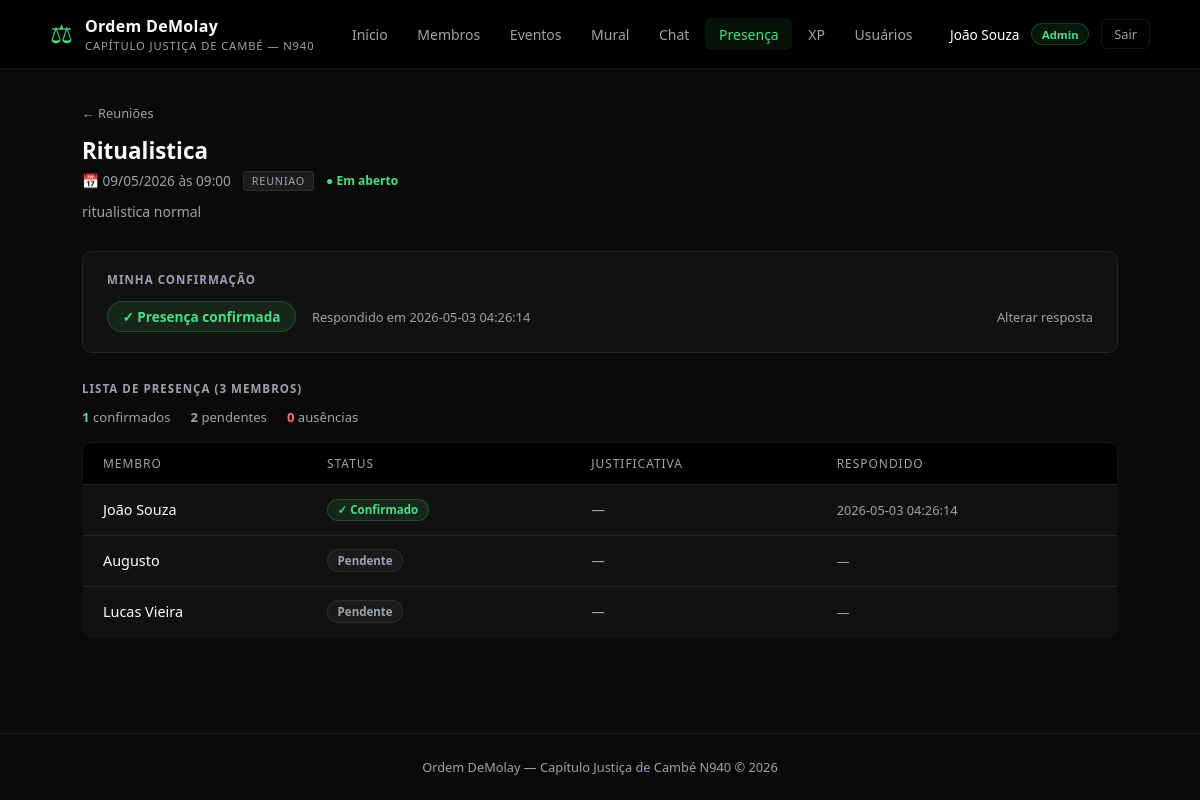
Page /presenca/reunioes/1 (signed in) on the committed database.
### tables this page shows
CREATE TABLE usuarios (
            id INTEGER PRIMARY KEY AUTOINCREMENT,
            username TEXT NOT NULL UNIQUE,
            senha_hash TEXT NOT NULL,
            nome TEXT NOT NULL,
            role TEXT NOT NULL DEFAULT 'membro'
        );

CREATE TABLE reunioes (
            id INTEGER PRIMARY KEY AUTOINCREMENT,
            titulo TEXT NOT NULL,
            descricao TEXT,
            data TEXT NOT NULL,
            hora TEXT NOT NULL DEFAULT '19:00',
            tipo TEXT NOT NULL DEFAULT 'reuniao',
            criado_por INTEGER REFERENCES usuarios(id),
            criado_em TEXT DEFAULT (datetime('now', 'localtime'))
        );

CREATE TABLE presencas (
            id INTEGER PRIMARY KEY AUTOINCREMENT,
            reuniao_id INTEGER NOT NULL REFERENCES reunioes(id) ON DELETE CASCADE,
            usuario_id INTEGER NOT NULL REFERENCES usuarios(id) ON DELETE CASCADE,
            status TEXT NOT NULL DEFAULT 'pendente',
            justificativa TEXT,
            respondido_em TEXT,
            UNIQUE(reuniao_id, usuario_id)
        );

### app.py (the view)
@app.route("/presenca/reunioes/<int:rid>")
@login_required
def presenca_detalhe(rid):
    conn    = get_db()
    reuniao = conn.execute("SELECT * FROM reunioes WHERE id = ?", (rid,)).fetchone()
    if not reuniao:
        flash("Reunião não encontrada.", "erro")
        conn.close()
        return redirect(url_for("presenca_reunioes"))
    minha = conn.execute(
        "SELECT * FROM presencas WHERE reuniao_id = ? AND usuario_id = ?",
        (rid, session["user_id"])
    ).fetchone()
    lista = conn.execute("""
        SELECT u.nome, u.role, p.status, p.justificativa, p.respondido_em
        FROM presencas p
        JOIN usuarios u ON u.id = p.usuario_id
        WHERE p.reuniao_id = ?
        ORDER BY
            CASE p.status
                WHEN 'confirmado'          THEN 1
                WHEN 'pendente'            THEN 2
                WHEN 'ausente_justificado' THEN 3
                ELSE 4 END, u.nome
    """, (rid,)).fetchall()
    conn.close()
    return render_template("presenca_detalhe.html",
                           reuniao=reuniao, minha=minha, lista=lista,
                           hoje=date.today().isoformat())

### app.py (called while the page is built)
def get_db():
    conn = sqlite3.connect(DB_PATH)
    conn.row_factory = sqlite3.Row
    return conn

def login_required(f):
    @wraps(f)
    def decorated(*args, **kwargs):
        if "user_id" not in session:
            return redirect(url_for("entrar", next=request.path))
        return f(*args, **kwargs)
    return decorated

### templates/presenca_detalhe.html (shortened to what this page needs)
{% extends "base.html" %}
{% block conteudo %}
<div style="margin-bottom:1.75rem;">
  <a href="{{ url_for('presenca_reunioes') }}" style="font-size:0.8rem; color:var(--texto-muted); text-decoration:none;">← Reuniões</a>
  <div style="display:flex; align-items:flex-start; justify-content:space-between; margin-top:0.75rem; gap:1rem; flex-wrap:wrap;">
    <div>
      <h2 style="font-size:1.4rem; font-weight:700; color:var(--texto); margin-bottom:0.3rem;">{{ reuniao.titulo }}</h2>
      <div style="display:flex; align-items:center; gap:0.75rem; flex-wrap:wrap;">
        <span style="font-size:0.85rem; color:var(--texto-muted);">
          📅 {{ reuniao.data[8:] }}/{{ reuniao.data[5:7] }}/{{ reuniao.data[:4] }} às {{ reuniao.hora }}
        </span>
        <span class="tipo-badge">{{ reuniao.tipo }}</span>
        {% if reuniao.data >= hoje %}
          <span style="font-size:0.75rem; color:var(--verde); font-weight:600;">● Em aberto</span>
        {% else %}
          <span style="font-size:0.75rem; color:var(--texto-muted);">Encerrado</span>
        {% endif %}
      </div>
      {% if reuniao.descricao %}
      <p style="margin-top:0.6rem; color:var(--texto-muted); font-size:0.875rem; line-height:1.6;">{{ reuniao.descricao }}</p>
      {% endif %}
    </div>
  </div>
</div>
{% if reuniao.data >= hoje %}
<div style="background:var(--superficie); border:1px solid var(--borda); border-radius:10px; padding:1.25rem 1.5rem; margin-bottom:1.75rem;">
  <div class="secao-titulo" style="margin-bottom:0.9rem;">Minha confirmação</div>
  {% if minha and minha.status != 'pendente' %}
  <div style="display:flex; align-items:center; gap:1rem; flex-wrap:wrap;">
    <span class="sbadge sbadge-{{ minha.status }}" style="font-size:0.85rem; padding:0.3rem 0.9rem;">
      {% if minha.status == 'confirmado' %}✓ Presença confirmada
      {% elif minha.status == 'ausente_justificado' %}Ausência justificada
      {% else %}Ausência registrada{% endif %}
    </span>
    <span style="font-size:0.8rem; color:var(--texto-muted);">Respondido em {{ minha.respondido_em }}</span>
    <span style="margin-left:auto; font-size:0.8rem; color:var(--texto-muted); cursor:pointer;"
          onclick="document.getElementById('form-resposta').style.display='block'; this.style.display='none';">Alterar resposta</span>
  </div>
  {% endif %}
</div>
{% endif %}
<div class="secao-titulo">Lista de presença ({{ lista | length }} membros)</div>
{% set confirmados = lista | selectattr('status','eq','confirmado') | list | length %}
{% set pendentes   = lista | selectattr('status','eq','pendente')   | list | length %}
<div style="display:flex; gap:1.25rem; margin-bottom:1rem; flex-wrap:wrap;">
  <span style="font-size:0.82rem;"><span style="color:var(--verde); font-weight:700;">{{ confirmados }}</span> <span style="color:var(--texto-muted);">confirmados</span></span>
  <span style="font-size:0.82rem;"><span style="color:var(--texto-muted); font-weight:700;">{{ pendentes }}</span> <span style="color:var(--texto-muted);">pendentes</span></span>
  <span style="font-size:0.82rem;"><span style="color:var(--vermelho); font-weight:700;">{{ lista | length - confirmados - pendentes }}</span> <span style="color:var(--texto-muted);">ausências</span></span>
</div>
<table>
  <thead>
    <tr>
      <th>Membro</th>
      <th>Status</th>
      {% if session.get('role') == 'admin' %}<th>Justificativa</th><th>Respondido</th>{% endif %}
    </tr>
  </thead>
  <tbody>
    {% for p in lista %}
    <tr>
      <td style="font-weight:500;">{{ p.nome }}</td>
      <td>
        <span class="sbadge sbadge-{{ p.status }}">
          {% if p.status == 'confirmado' %}✓ Confirmado
          {% elif p.status == 'ausente_justificado' %}Justificado
          {% elif p.status == 'ausente' %}Ausente
          {% else %}Pendente{% endif %}
        </span>
      </td>
      {% if session.get('role') == 'admin' %}
      <td style="font-size:0.85rem; color:var(--texto-muted);">{{ p.justificativa or '—' }}</td>
      <td style="font-size:0.8rem; color:var(--texto-muted);">{{ p.respondido_em or '—' }}</td>
      {% endif %}
    </tr>
    {% endfor %}
  </tbody>
</table>
{% endblock %}

### templates/base.html (shortened to what this page needs)
<!DOCTYPE html>
<html lang="pt-br">
<head>
  <link rel="stylesheet" href="{{ url_for('static', filename='style.css') }}"/>
</head>
<body>
  <header>
    <div class="header-inner">
      <div class="logo">
        <span class="logo-symbol">⚖</span>
        <div>
          <h1>Ordem DeMolay</h1>
          <p>Capítulo Justiça de Cambé &mdash; N940</p>
        </div>
      </div>
      <nav>
        <a href="{{ url_for('index') }}"   class="{{ 'ativo' if request.endpoint == 'index' }}">Início</a>
        <a href="{{ url_for('membros') }}" class="{{ 'ativo' if 'membro' in request.endpoint }}">Membros</a>
        <a href="{{ url_for('eventos') }}" class="{{ 'ativo' if 'evento' in request.endpoint }}">Eventos</a>
        <a href="{{ url_for('mural') }}"   class="{{ 'ativo' if 'mural' in request.endpoint or 'post' in request.endpoint }}">Mural</a>
        <a href="{{ url_for('chat') }}"     class="{{ 'ativo' if 'chat' in request.endpoint }}">Chat</a>
        <a href="{{ url_for('presenca_dashboard') }}" class="{{ 'ativo' if 'presenca' in request.endpoint }}">Presença</a>
        <a href="{{ url_for('xp_dashboard') }}" class="{{ 'ativo' if request.endpoint.startswith('xp_') }}">XP</a>
        {% if session.get('role') == 'admin' %}
          <a href="{{ url_for('admin_usuarios') }}" class="{{ 'ativo' if 'admin' in request.endpoint }}">Usuários</a>
        {% endif %}
      </nav>
      <div class="usuario">
        {% if session.get('user_id') %}
          <span class="usuario-nome">{{ session.nome }}</span>
          {% if session.get('role') == 'admin' %}
            <span class="badge" style="font-size:0.7rem;">Admin</span>
          {% endif %}
          <a href="{{ url_for('sair') }}" class="btn-sair">Sair</a>
        {% else %}
          <a href="{{ url_for('entrar') }}" class="btn btn-entrar">Entrar</a>
        {% endif %}
      </div>
    </div>
  </header>
  <main>
    {% block conteudo %}{% endblock %}
  </main>
  <footer>
    <p>Ordem DeMolay &mdash; Capítulo Justiça de Cambé N940 &copy; 2026</p>
  </footer>
</body>
</html>

### static/style.css (style rules this page uses)
*, *::before, *::after { box-sizing: border-box; margin: 0; padding: 0; }
:root { --verde: #4ade80; --verde-escuro: #22c55e; --bg: #0a0a0a; --superficie: #111111; --superficie2: #1c1c1c; --borda: rgba(255,255,255,0.08); --texto: #ffffff; --texto-muted: #9ca3af; --sucesso: #4ade80; --vermelho: #f87171; --dourado: #4ade80; --dourado-escuro: #22c55e; }
body { font-family: 'Segoe UI', system-ui, sans-serif; background: var(--bg); color: var(--texto); min-height: 100vh; display: flex; flex-direction: column; }
header { background: #000; border-bottom: 1px solid var(--borda); padding: 0 2rem; }
.header-inner { max-width: 1100px; margin: 0 auto; display: flex; align-items: center; justify-content: space-between; height: 68px; }
.logo { display: flex; align-items: center; gap: 0.75rem; }
.logo-symbol { font-size: 1.6rem; color: var(--verde); line-height: 1; }
.logo h1 { font-size: 1rem; color: var(--texto); font-weight: 600; letter-spacing: 0.02em; }
.logo p { font-size: 0.7rem; color: var(--texto-muted); letter-spacing: 0.08em; text-transform: uppercase; margin-top: 1px; }
nav { display: flex; gap: 0.15rem; }
nav a { color: var(--texto-muted); text-decoration: none; padding: 0.4rem 0.85rem; border-radius: 6px; font-size: 0.875rem; transition: color 0.15s, background 0.15s; }
nav a.ativo { color: var(--verde); background: rgba(74,222,128,0.08); }
main { flex: 1; max-width: 1100px; margin: 2rem auto; padding: 0 2rem; width: 100%; }
table { width: 100%; border-collapse: collapse; background: var(--superficie); border: 1px solid var(--borda); border-radius: 10px; overflow: hidden; }
th { background: #000; color: var(--texto-muted); padding: 0.75rem 1.25rem; text-align: left; font-size: 0.75rem; text-transform: uppercase; letter-spacing: 0.08em; font-weight: 500; }
td { padding: 0.85rem 1.25rem; border-top: 1px solid var(--borda); font-size: 0.9rem; color: var(--texto); }
.badge { background: rgba(74,222,128,0.1); color: var(--verde); padding: 0.15rem 0.6rem; border-radius: 999px; font-size: 0.75rem; font-weight: 600; border: 1px solid rgba(74,222,128,0.2); }
footer { text-align: center; padding: 1.5rem; color: var(--texto-muted); font-size: 0.8rem; border-top: 1px solid var(--borda); margin-top: auto; }
.usuario { display: flex; align-items: center; gap: 0.75rem; }
.usuario-nome { font-size: 0.85rem; color: var(--texto); font-weight: 500; }
.btn-sair { font-size: 0.8rem; color: var(--texto-muted); text-decoration: none; padding: 0.3rem 0.75rem; border: 1px solid var(--borda); border-radius: 6px; transition: color 0.15s, border-color 0.15s; }
.sbadge { display: inline-flex; align-items: center; gap: 0.3rem; padding: 0.18rem 0.6rem; border-radius: 999px; font-size: 0.72rem; font-weight: 600; white-space: nowrap; }
.sbadge-confirmado { background: rgba(74,222,128,0.1); color: var(--verde); border: 1px solid rgba(74,222,128,0.2); }
.sbadge-pendente { background: rgba(255,255,255,0.04); color: var(--texto-muted); border: 1px solid var(--borda); }
.secao-titulo { font-size: 0.72rem; text-transform: uppercase; letter-spacing: 0.09em; color: var(--texto-muted); font-weight: 600; margin-bottom: 0.75rem; }
.tipo-badge { font-size: 0.68rem; text-transform: uppercase; letter-spacing: 0.07em; color: var(--texto-muted); background: var(--superficie2); border: 1px solid var(--borda); padding: 0.1rem 0.5rem; border-radius: 4px; }

### rows in the picture
usuarios: nome "João Souza"
reunioes: titulo "Ritualistica", data "09", data "05", data "2026", hora "09:00", tipo "REUNIAO", descricao "ritualistica normal"
presencas: respondido_em "2026-05-03 04:26:14", nome "João Souza", status "✓ Confirmado", justificativa "—"
presencas: nome "Augusto", status "Pendente", justificativa "—", respondido_em "—"
presencas: nome "Lucas Vieira", status "Pendente", justificativa "—", respondido_em "—"

### other values in the picture
{{ lista | length }} "3"
{{ confirmados }} "1"
{{ pendentes }} "2"
{{ lista | length - confirmados - pendentes }} "0"
